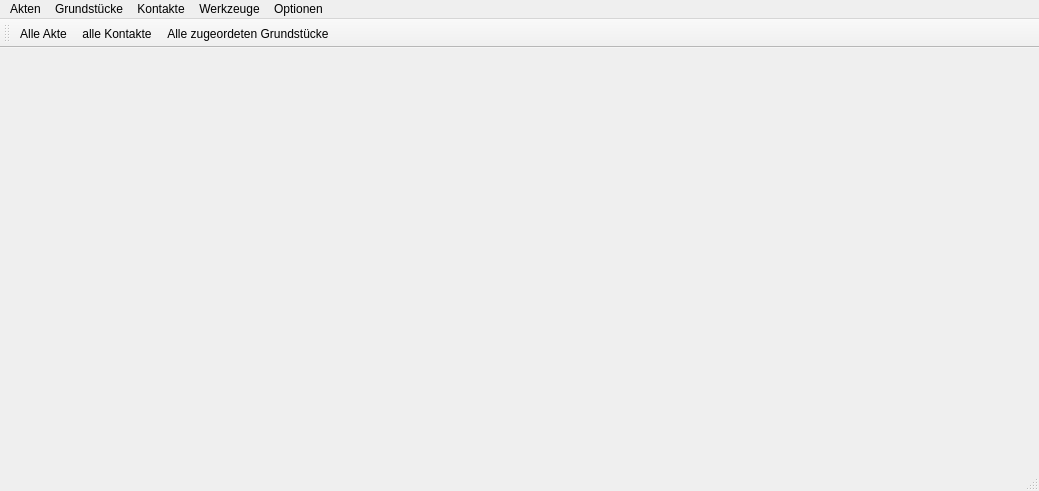
<?xml version="1.0" encoding="UTF-8"?>
<ui version="4.0">
 <class>MainWindow</class>
 <widget class="QMainWindow" name="MainWindow">
  <property name="geometry">
   <rect>
    <x>0</x>
    <y>0</y>
    <width>1039</width>
    <height>491</height>
   </rect>
  </property>
  <property name="windowTitle">
   <string>NÖ Alm- und Weidebuch</string>
  </property>
  <property name="iconSize">
   <size>
    <width>35</width>
    <height>35</height>
   </size>
  </property>
  <widget class="QWidget" name="centralWidget">
   <layout class="QGridLayout" name="gridLayout">
    <property name="leftMargin">
     <number>0</number>
    </property>
    <property name="topMargin">
     <number>0</number>
    </property>
    <property name="rightMargin">
     <number>0</number>
    </property>
    <property name="bottomMargin">
     <number>0</number>
    </property>
    <item row="0" column="0">
     <layout class="QHBoxLayout" name="uiMainHLay">
      <property name="spacing">
       <number>0</number>
      </property>
      <property name="sizeConstraint">
       <enum>QLayout::SetDefaultConstraint</enum>
      </property>
      <property name="topMargin">
       <number>0</number>
      </property>
     </layout>
    </item>
   </layout>
  </widget>
  <widget class="QMenuBar" name="menuBar">
   <property name="geometry">
    <rect>
     <x>0</x>
     <y>0</y>
     <width>1039</width>
     <height>22</height>
    </rect>
   </property>
   <widget class="QMenu" name="menuAkten">
    <property name="title">
     <string>Akten</string>
    </property>
    <addaction name="uiAkteAllAction"/>
   </widget>
   <widget class="QMenu" name="menuWerkzeuge">
    <property name="title">
     <string>Werkzeuge</string>
    </property>
    <addaction name="actionCutGstVersionKomplexe"/>
   </widget>
   <widget class="QMenu" name="menuGrundst_cke">
    <property name="title">
     <string>Grundstücke</string>
    </property>
    <addaction name="actionAllGst"/>
   </widget>
   <widget class="QMenu" name="menuOptionen">
    <property name="title">
     <string>Optionen</string>
    </property>
    <addaction name="actionSettings"/>
   </widget>
   <widget class="QMenu" name="menuKontakte">
    <property name="title">
     <string>Kontakte</string>
    </property>
    <addaction name="uiKontakteAllAction"/>
   </widget>
   <addaction name="menuAkten"/>
   <addaction name="menuGrundst_cke"/>
   <addaction name="menuKontakte"/>
   <addaction name="menuWerkzeuge"/>
   <addaction name="menuOptionen"/>
  </widget>
  <widget class="QToolBar" name="uiMainToolBar">
   <attribute name="toolBarArea">
    <enum>TopToolBarArea</enum>
   </attribute>
   <attribute name="toolBarBreak">
    <bool>false</bool>
   </attribute>
   <addaction name="uiAkteAllAction"/>
   <addaction name="uiKontakteAllAction"/>
   <addaction name="actionAllGst"/>
  </widget>
  <widget class="QStatusBar" name="uiStatusBar"/>
  <action name="uiAkteAllAction">
   <property name="icon">
    <iconset>
     <normaloff>:/svg/resources/icons/akte.svg</normaloff>:/svg/resources/icons/akte.svg</iconset>
   </property>
   <property name="text">
    <string>Alle Akte</string>
   </property>
  </action>
  <action name="actionCutGstVersionKomplexe">
   <property name="text">
    <string>Verschnitt: Gst im AW-Buch und Komplexe</string>
   </property>
  </action>
  <action name="actionAllGst">
   <property name="icon">
    <iconset>
     <normaloff>:/svg/resources/icons/gst_all.svg</normaloff>:/svg/resources/icons/gst_all.svg</iconset>
   </property>
   <property name="text">
    <string>Alle zugeordeten Grundstücke</string>
   </property>
  </action>
  <action name="actionSettings">
   <property name="icon">
    <iconset>
     <normaloff>:/svg/resources/icons/mActionOptions.svg</normaloff>:/svg/resources/icons/mActionOptions.svg</iconset>
   </property>
   <property name="text">
    <string>Einstellungen</string>
   </property>
  </action>
  <action name="uiKontakteAllAction">
   <property name="icon">
    <iconset>
     <normaloff>:/svg/resources/icons/contacts.svg</normaloff>:/svg/resources/icons/contacts.svg</iconset>
   </property>
   <property name="text">
    <string>alle Kontakte</string>
   </property>
  </action>
 </widget>
 <layoutdefault spacing="6" margin="11"/>
 <resources>
  <include location="../resources.qrc"/>
 </resources>
 <connections/>
 <slots>
  <slot>createChild()</slot>
 </slots>
</ui>
